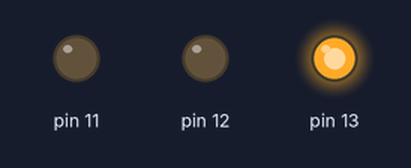
Simulated run of this sketch. Board: Arduino Uno, built with avr-gcc and run on an emulated ATmega328P. Shown: output pins drawn as LEDs (lit = HIGH).

Above: at 1.5 s.
At 3.9 s:
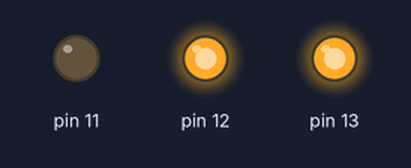
At 6.5 s:
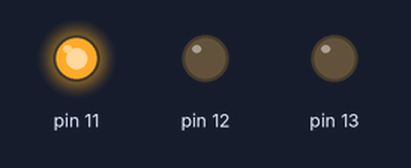
Timing chart, 0 to 10.4 s (numbered marks = the images above):
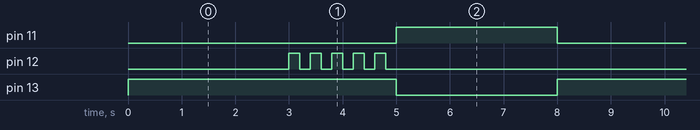

The sketch:

A014-semaforo-blink.ino
```cpp
void setup() {
  pinMode(11, OUTPUT);
  pinMode(12, OUTPUT);
  pinMode(13, OUTPUT);
}

void loop() {
  digitalWrite(13, HIGH);
  delay(3000);
  //digitalWrite(13, LOW);
  for (int i = 0; i < 5; i++) {
    digitalWrite(12, HIGH);
    delay(200);
    digitalWrite(12, LOW);
    delay(200);
  }
  digitalWrite(13, LOW);
  digitalWrite(11, HIGH);
  delay(3000);
  digitalWrite(11, LOW);
}
```

Measured:
- by itself, pin 11: alternates HIGH for 3.0 s and LOW for 5.0 s
- by itself, pin 12: repeats every 8.0 s: 4 × (LOW 0.20 s, HIGH 0.20 s), LOW 6.2 s, HIGH 0.20 s
- by itself, pin 13: alternates HIGH for 5.0 s and LOW for 3.0 s
